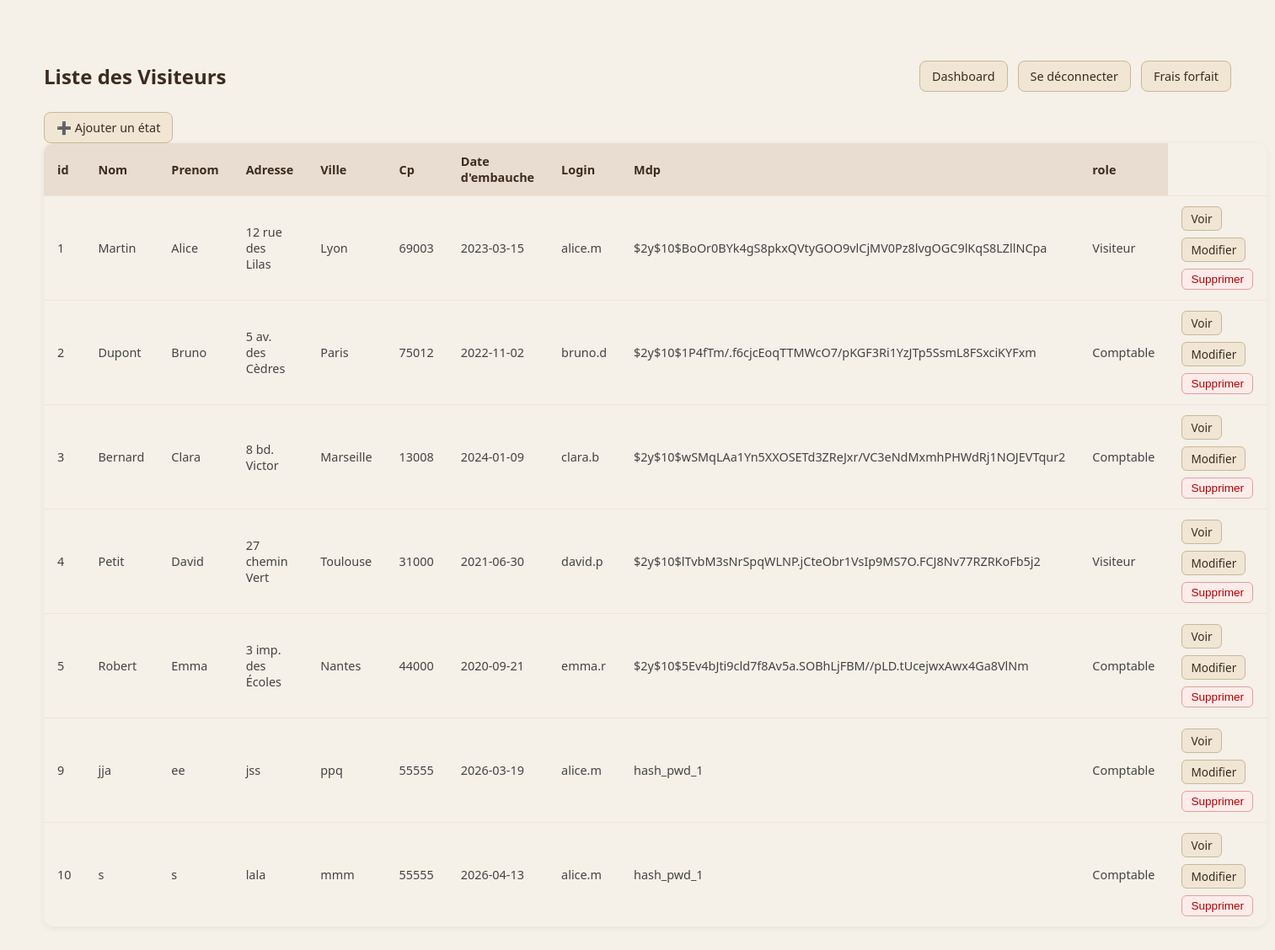
Screenshot of /public/visiteur (signed in) with the database file from the repository.
### tables this page shows
CREATE TABLE IF NOT EXISTS `visiteur` (
  `ID` int NOT NULL AUTO_INCREMENT,
  `NOM` varchar(255) NOT NULL,
  `PRENOM` varchar(255) NOT NULL,
  `ADRESSE` varchar(255) NOT NULL,
  `VILLE` varchar(255) NOT NULL,
  `CP` varchar(255) NOT NULL,
  `DATE_EMBAUCHE` date NOT NULL,
  `LOGIN` varchar(255) NOT NULL,
  `MDP` varchar(255) NOT NULL,
  `role` varchar(15) DEFAULT NULL,
  PRIMARY KEY (`ID`)
);

### app/Core/Controller.php (called while the page is built, shortened)
<?php
abstract class Controller {
    protected function render(string $view, array $data = []): void {
        require __DIR__ . '/../Views/layout.php';
    }
}

### app/Controllers/VisiteurController.php (called while the page is built, shortened)
<?php
final class VisiteurController extends Controller
{
    public function index(): void
    {
        try {
            $visiteur = Visiteur::findAll();
        } catch (\Throwable $e) {
            error_log($e->getMessage());
            $_SESSION['flash'] = 'Impossible de charger les visiteurs.';
            $visiteur = [];
        }
        $this->render('visiteur/index', [
            'title'   => 'Liste des Visiteurs',
            'visiteur'   => $visiteur,
            'message' => $_SESSION['flash'] ?? '',
        ]);
    }
}

### public/index.php (called while the page is built, shortened)
<?php
$router = new Router();
$router->get ('/',           [Controllers\AuthController::class, 'login']);
$router->get ('/index.php',  [Controllers\AuthController::class, 'login']);
$router->post('/login',      [Controllers\AuthController::class, 'doLogin']);
$router->get ('/dashboard',  [Controllers\AuthController::class, 'dashboard']);
$router->get ('/logout',     [Controllers\AuthController::class, 'logout']);
$router->get ('/logout',     [Controllers\AuthController::class, 'logout']);
$router->get('#^/etat/([0-9]+)$#', [Controllers\EtatController::class, 'show']);
$router->get('/etat',       [Controllers\EtatController::class, 'index']);
$router->get('/etat/',       [Controllers\EtatController::class, 'index']);
$router->get ('/etat/create',       [Controllers\EtatController::class, 'create']);
$router->post('/etat/create',       [Controllers\EtatController::class, 'store']);
$router->get ('#^/etat/([0-9]+)/edit$#', [Controllers\EtatController::class, 'edit']);
$router->post('#^/etat/([0-9]+)/edit$#', [Controllers\EtatController::class, 'update']);
$router->post('#^/etat/([0-9]+)/delete$#', [Controllers\EtatController::class, 'delete']);
$router->post('#^/fraisForfait/([0-9]+)/delete$#', [Controllers\FraisForfaitcontroller::class, 'delete']);
$router->post('#^/fraisHorsForfait/([0-9]+)/delete$#', [Controllers\FraisHorsForfaitcontroller::class, 'delete']);
$router->get('#^/fraisForfait/([0-9]+)$#', [Controllers\FraisForfaitController::class, 'show']);
$router->get('/fraisForfait',       [Controllers\FraisForfaitController::class, 'index']);
$router->get('/fraisForfait/',       [Controllers\FraisForfaitController::class, 'index']);
$router->get ('/fraisForfait/create',       [Controllers\FraisForfaitController::class, 'create']);
$router->post('/fraisForfait/create',       [Controllers\FraisForfaitController::class, 'store']);
$router->get ('#^/fraisForfait/([0-9]+)/edit$#', [Controllers\FraisForfaitController::class, 'edit']);
$router->post('#^/fraisForfait/([0-9]+)/edit$#', [Controllers\FraisForfaitController::class, 'update']);
$router->get('#^/fraisHorsForfait/([0-9]+)$#', [Controllers\FraisHorsForfaitController::class, 'show']);
$router->get('/fraisHorsForfait',       [Controllers\FraisHorsForfaitController::class, 'index']);
$router->get('/fraisHorsForfait/',       [Controllers\FraisHorsForfaitController::class, 'index']);
$router->get ('/fraisHorsForfait/create',       [Controllers\FraisHorsForfaitController::class, 'create']);
$router->post('/fraisHorsForfait/create',       [Controllers\FraisHorsForfaitController::class, 'store']);
$router->get ('#^/fraisHorsForfait/([0-9]+)/edit$#', [Controllers\FraisHorsForfaitController::class, 'edit']);
$router->post('#^/fraisHorsForfait/([0-9]+)/edit$#', [Controllers\FraisHorsForfaitController::class, 'update']);
$router->get('#^/visiteur/([0-9]+)$#', [Controllers\VisiteurController::class, 'show']);
$router->get('/visiteur',       [Controllers\VisiteurController::class, 'index']);
$router->get('/visiteur/',       [Controllers\VisiteurController::class, 'index']);
$router->get ('/visiteur/create',       [Controllers\VisiteurController::class, 'create']);
$router->post('/visiteur/create',       [Controllers\VisiteurController::class, 'store']);
$router->get ('#^/visiteur/([0-9]+)/edit$#', [Controllers\VisiteurController::class, 'edit']);
$router->post('#^/visiteur/([0-9]+)/edit$#', [Controllers\VisiteurController::class, 'update']);
$router->post('#^/visiteur/([0-9]+)/delete$#', [Controllers\VisiteurController::class, 'delete']);
$router->get ('/fichefrais',        [Controllers\FicheFraisController::class, 'index']);
$router->get ('/fichefrais/',       [Controllers\FicheFraisController::class, 'index']);
$router->get ('/fichefrais/create', [Controllers\FicheFraisController::class, 'create']);
$router->post('/fichefrais/create',  [Controllers\FicheFraisController::class, 'store']);
$router->get ('#^/fichefrais/([^/]+)/([^/]+)/edit$#',   [Controllers\FicheFraisController::class, 'edit']);
$router->post('#^/fichefrais/([^/]+)/([^/]+)/edit$#', [Controllers\FicheFraisController::class, 'update']);
$router->post('#^/fichefrais/([^/]+)/([^/]+)/delete$#', [Controllers\FicheFraisController::class, 'delete']);
$router->post('#^/fichefrais/([^/]+)/([^/]+)/validate$#', [Controllers\FicheFraisController::class, 'validate']);
$router->get ('#^/fichefrais/([^/]+)/([^/]+)$#',        [Controllers\FicheFraisController::class, 'show']);
$requestPath = parse_url($_SERVER['REQUEST_URI'] ?? '/', PHP_URL_PATH) ?: '/';
$scriptDir   = rtrim(str_replace('\\', '/', dirname($_SERVER['SCRIPT_NAME'] ?? '')), '/');
if ($scriptDir !== '' && $scriptDir !== '/' && strncmp($requestPath, $scriptDir, strlen($scriptDir)) === 0) {
    $requestPath = substr($requestPath, strlen($scriptDir)) ?: '/';
}
$router->dispatch($_SERVER['REQUEST_METHOD'] ?? 'GET', $requestPath);

### app/Models/Visiteur.php (called while the page is built, shortened)
<?php
final class Visiteur
{
    public static function findAll(): array
    {
        $pdo = Database::get();
        $st  = $pdo->query('SELECT id,nom,prenom,adresse,ville,cp,date_embauche,login,mdp,role FROM  visiteur ORDER BY id');
        return $st->fetchAll();
    }
}

### app/Views/visiteur/index.php (the view, shortened to what this page needs)
<!doctype html>
<html lang="fr">
<head>
</head>
<body>
    <div class="topbar">
        <h1 style="margin:0;">Liste des Visiteurs</h1>
        <a class="button" href="./dashboard">Dashboard</a>
        <a class="button" href="./logout">Se déconnecter</a>
        <a class="button" href="./fraisForfait">Frais forfait</a>
    </div>
    <a class="button" href="./visiteur/create">➕ Ajouter un état</a>
    <?php if (empty($visiteur)): ?>
        <p>Aucun visiteur trouvé.</p>
    <?php else: ?>
        <table>
            <thead>
                <tr>
                    <th>id</th>
                    <th>Nom</th>
                    <th>Prenom</th>
                    <th>Adresse</th>
                    <th>Ville</th>
                    <th>Cp</th>
                    <th>Date d'embauche</th>
                    <th>Login</th>
                    <th>Mdp</th>
                    <th>role</th>
                </tr>
            </thead>
            <tbody>
                <?php foreach ($visiteur as $vis): ?>
                    <tr>
                        <td><?= htmlspecialchars((string)$vis['id']) ?></td>
                        <td><?= htmlspecialchars((string)$vis['nom']) ?></td>
                        <td><?= htmlspecialchars((string)$vis['prenom']) ?></td>
                        <td><?= htmlspecialchars((string)$vis['adresse']) ?></td>
                        <td><?= htmlspecialchars((string)$vis['ville']) ?></td>
                        <td><?= htmlspecialchars((string)$vis['cp']) ?></td>
                        <td><?= htmlspecialchars((string)$vis['date_embauche']) ?></td>
                        <td><?= htmlspecialchars((string)$vis['login']) ?></td>
                        <td><?= htmlspecialchars((string)$vis['mdp']) ?></td>
                        <td><?= htmlspecialchars((string)$vis['role']) ?></td>
                        <td class="actions">
                            <a href="./visiteur/<?= urlencode($vis['id']) ?>">Voir</a>
                            <a href="./visiteur/<?= urlencode($vis['id']) ?>/edit">Modifier</a>
                             <form action="./visiteur/<?= urlencode($vis['id']) ?>/delete"
                             method="post"
                             style="display:inline"
                             onsubmit="return confirm('Supprimer ce visiteur ? Cette action est définitive.');">
                                <button type="submit">Supprimer</button>
                            </form>
                        </td>
                    </tr>
                <?php endforeach; ?>
            </tbody>
        </table>
    <?php endif; ?>
</body>
</html>

### app/Core/Router.php (shortened to what this page needs)
<?php
final class Router {
    private array $routes = ['GET'=>[], 'POST'=>[]];
    public function get(string $path, callable|array $handler): void  { $this->routes['GET'][$path]  = $handler; }
    public function post(string $path, callable|array $handler): void { $this->routes['POST'][$path] = $handler; }
    public function dispatch(string $method, string $path): void {
        $routes = $this->routes[$method] ?? [];
        foreach ($routes as $pattern => $handler) {
            if ($pattern === $path) {
               $this->call($handler, []);
                return;
            }
        }
    }
    private function call(callable|array $handler, array $params): void {
        if (is_array($handler)) {
            [$class, $method] = $handler;
            (new $class)->{$method}(...$params);
            return;
        }
    }
}

### app/Views/layout.php (shortened to what this page needs)
<!doctype html>
<html lang="fr"><head>
</head><body>
  <main>
    <?php require $viewFile; ?>
  </main>
</body></html>

### app/Views/layout.php (style rules this page uses)
body { font-family:system-ui;margin:2rem }
a { color:inherit }

### app/Views/visiteur/index.php (style rules this page uses)
* { box-sizing: border-box; margin: 0; padding: 0; }
body { font-family: system-ui, -apple-system, Segoe UI, Roboto, Arial, sans-serif; background: #f5f0e8; min-height: 100vh; padding: 40px 20px; }
.topbar { display: flex; align-items: center; gap: 12px; margin-bottom: 24px; flex-wrap: wrap; }
.topbar h1 { flex: 1; font-size: 1.5rem; color: #3d2b1f; }
a.button, button.button { display: inline-block; padding: 8px 14px; border: 1px solid #c8b89a; border-radius: 8px; text-decoration: none; background: #f0e6d3; color: #3d2b1f; font-size: 0.9rem; cursor: pointer; transition: background 0.2s; }
table { width: 100%; border-collapse: separate; border-spacing: 0; border-radius: 12px; overflow: hidden; box-shadow: 0 2px 8px rgba(0,0,0,0.06); }
thead tr { background: #e8ddd0; }
th { padding: 12px 16px; text-align: left; color: #3d2b1f; font-weight: 600; font-size: 0.9rem; }
td { padding: 12px 16px; border-top: 1px solid #ede5d8; color: #444; font-size: 0.9rem; }
.actions { display: flex; gap: 8px; align-items: center; flex-wrap: wrap; }
.actions a { padding: 4px 10px; border-radius: 6px; text-decoration: none; font-size: 0.85rem; border: 1px solid #c8b89a; background: #f0e6d3; color: #3d2b1f; }
.actions form { margin: 0; }
.actions button { padding: 4px 10px; border-radius: 6px; font-size: 0.85rem; border: 1px solid #e0a0a0; background: #fdecea; color: #b30000; cursor: pointer; }

### rows the page displays
visiteur: ID "1", NOM "Martin", PRENOM "Alice", ADRESSE "12 rue des Lilas", VILLE "Lyon", CP "69003", DATE_EMBAUCHE "2023-03-15", LOGIN "alice.m", MDP "$2y$10$BoOr0BYk4gS8pkxQVtyGOO9vlCjMV0Pz8lvgOGC9lKqS8LZllNCpa", role "Visiteur"
visiteur: ID "2", NOM "Dupont", PRENOM "Bruno", ADRESSE "5 av. des Cèdres", VILLE "Paris", CP "75012", DATE_EMBAUCHE "2022-11-02", LOGIN "bruno.d", MDP "$2y$10$1P4fTm/.f6cjcEoqTTMWcO7/pKGF3Ri1YzJTp5SsmL8FSxciKYFxm", role "Comptable"
visiteur: ID "3", NOM "Bernard", PRENOM "Clara", ADRESSE "8 bd. Victor", VILLE "Marseille", CP "13008", DATE_EMBAUCHE "2024-01-09", LOGIN "clara.b", MDP "$2y$10$wSMqLAa1Yn5XXOSETd3ZReJxr/VC3eNdMxmhPHWdRj1NOJEVTqur2", role "Comptable"
visiteur: ID "4", NOM "Petit", PRENOM "David", ADRESSE "27 chemin Vert", VILLE "Toulouse", CP "31000", DATE_EMBAUCHE "2021-06-30", LOGIN "david.p", MDP "$2y$10$lTvbM3sNrSpqWLNP.jCteObr1VsIp9MS7O.FCJ8Nv77RZRKoFb5j2", role "Visiteur"
visiteur: ID "5", NOM "Robert", PRENOM "Emma", ADRESSE "3 imp. des Écoles", VILLE "Nantes", CP "44000", DATE_EMBAUCHE "2020-09-21", LOGIN "emma.r", MDP "$2y$10$5Ev4bJti9cld7f8Av5a.SOBhLjFBM//pLD.tUcejwxAwx4Ga8VlNm", role "Comptable"
visiteur: ID "9", NOM "jja", PRENOM "ee", ADRESSE "jss", VILLE "ppq", CP "55555", DATE_EMBAUCHE "2026-03-19", LOGIN "alice.m", MDP "hash_pwd_1", role "Comptable"
visiteur: ID "10", NOM "s", PRENOM "s", ADRESSE "lala", VILLE "mmm", CP "55555", DATE_EMBAUCHE "2026-04-13", LOGIN "alice.m", MDP "hash_pwd_1", role "Comptable"
